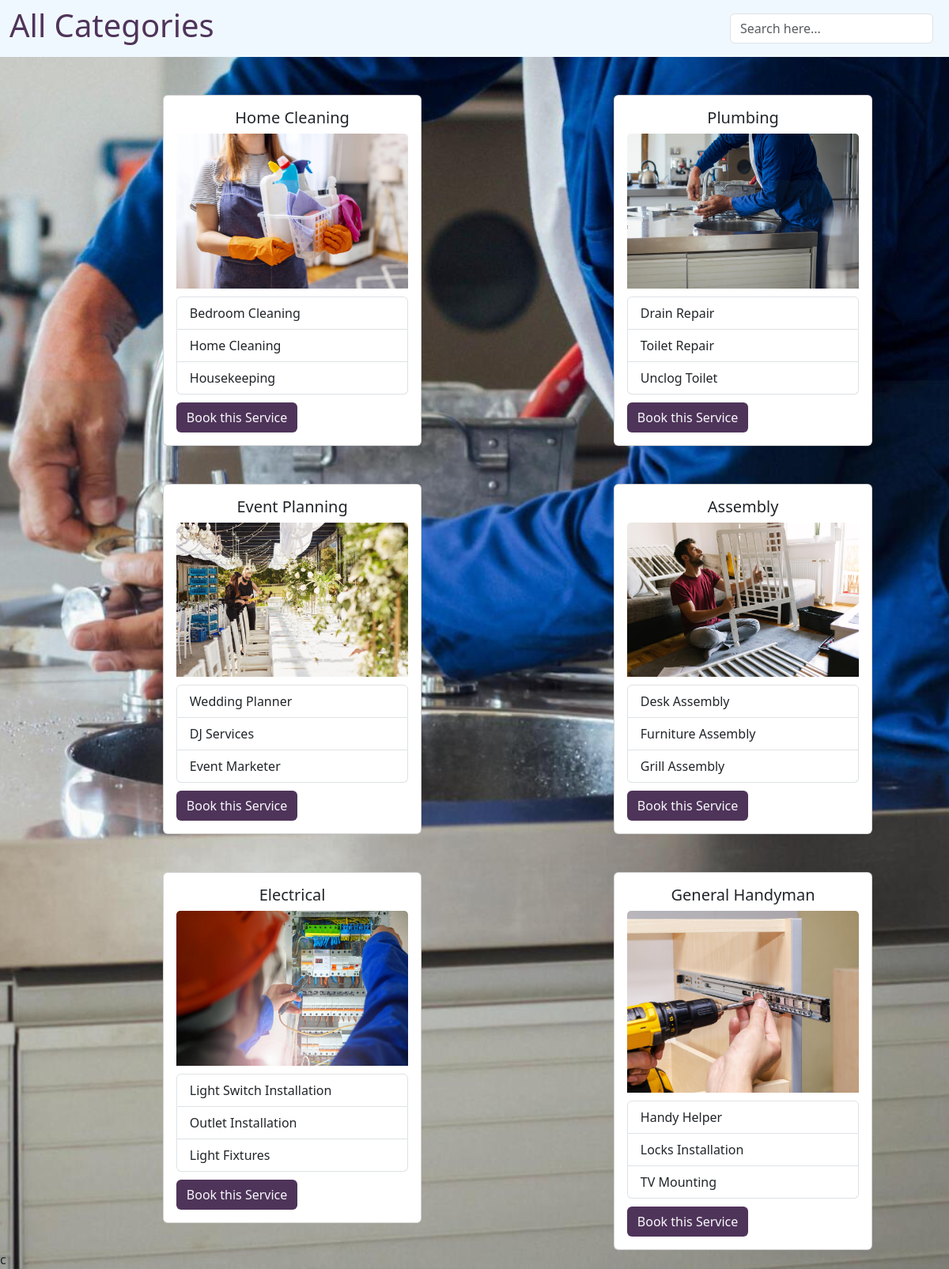
/services, run on the app's committed database.
### application/models.py (models this page shows)
class Service(db.Model):
    id = db.Column(db.Integer, primary_key=True)
    provider_id = db.Column(db.Integer, db.ForeignKey('user.id'), nullable=True)
    title = db.Column(db.String(100), nullable=False)
    description = db.Column(db.Text)
    price = db.Column(db.Float, nullable=True)
    created_at = db.Column(db.TIMESTAMP, nullable=False, server_default=db.func.now())
    providers = db.relationship('User', secondary=user_services, backref=db.backref('services', lazy='dynamic'))

### application/views.py (the view)
@app.route('/services')
def services():
    services = Service.query.all()
    return render_template('services.html', title='Services', services=services, service_list=services_data)

### application/templates/services.html (shortened to what this page needs)
<!DOCTYPE html>
<html lang="en">
<head>
  <link rel="stylesheet" href="../static/services.css">
  <link href="https://cdn.jsdelivr.net/npm/bootstrap@5.3.0-alpha1/dist/css/bootstrap.min.css" rel="stylesheet">
</head>
<body>
  <nav class="navbar navbar-light">
    <div class="container-fluid">
      <h1>All Categories</h1>
      <form class="d-flex">
        <input id="find" class="form-control me-2" type="text" placeholder="Search here..." aria-label="Search" onkeyup="search()">
      </form>
    </div>
  </nav>
<div class="container">
  <div class="row">
    {% for service, data in service_list.items() %}
    <div class="col-md-6">
      <div class="card mt-5" style="width: 60%; margin-left: 30%;">
        <div class="card-body service">
          <h5 class="card-title text-center">{{ service }}</h5>
          <img src="../static/Images/{{ service|lower|urlencode }}.jpg" class="card-img-top">
          <div class="list-group">
            {% for sub_service in data.sub_services %}
            <a href="#" class="list-group-item list-group-item-action">{{ sub_service }}</a>
            {% endfor %}
          </div>
          {% if current_user.is_authenticated %}
          <a href="{{ url_for('user_dashboard') }}" class="btn text-light">Book this Service</a>
          {% else %}
          <a href="{{ url_for('login') }}" class="btn text-light">Book this Service</a>
          {% endif %}
        </div>
      </div>
    </div>
    {% endfor %}
  </div>
</div>
</body>
</html>

### application/static/services.css (style rules this page uses)
body { background-image: url('../static/Images/plumbing.jpg'); background-size: cover; background-position: center; }
nav { background-color: aliceblue; color: #4F345A; }
.row .btn { background-color: #4F345A; margin-top: 10px; }
.row .list-group { margin-top: 10px; }

### data on the page
Service: title "Home Cleaning", shows a picture, sub_services "Bedroom Cleaning" "Home Cleaning" "Housekeeping"
Service: title "Plumbing", shows a picture, sub_services "Drain Repair" "Toilet Repair" "Unclog Toilet"
Service: title "Event Planning", shows a picture, sub_services "Wedding Planner" "DJ Services" "Event Marketer"
Service: title "Assembly", shows a picture, sub_services "Desk Assembly" "Furniture Assembly" "Grill Assembly"
Service: title "Electrical", shows a picture, sub_services "Light Switch Installation" "Outlet Installation" "Light Fixtures"
Service: title "General Handyman", shows a picture, sub_services "Handy Helper" "Locks Installation" "TV Mounting"
